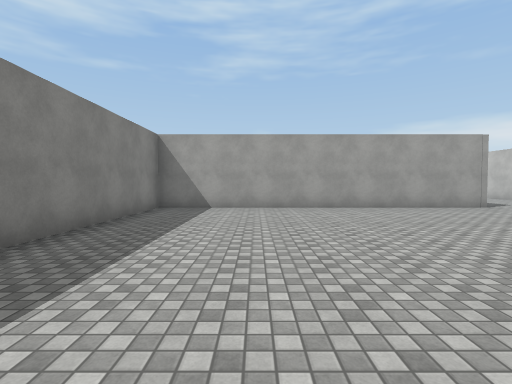
view 1 (above)

18 first-person views from a walk through a Unity game level. The camera is 1.5 m above the floor, tilts 2° down and sees 85° across. The floor is counted in squares, 2 m on a side. Each view is taken from the middle of a square. On the plan, view 1 faces up. The plan holds only what a view shows up to about 10 squares ahead; the rest is blank. The place goes on beyond the plan. The player is left out. Surface patterns are stand-ins for the level's own textures.

view 2
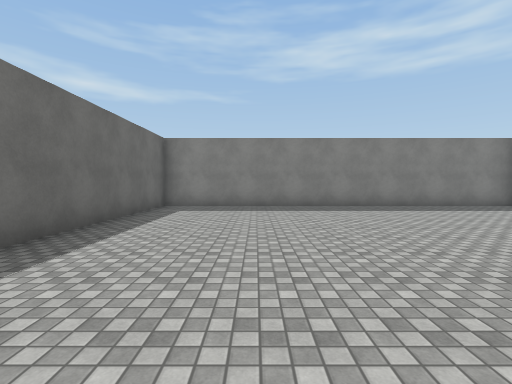

view 3
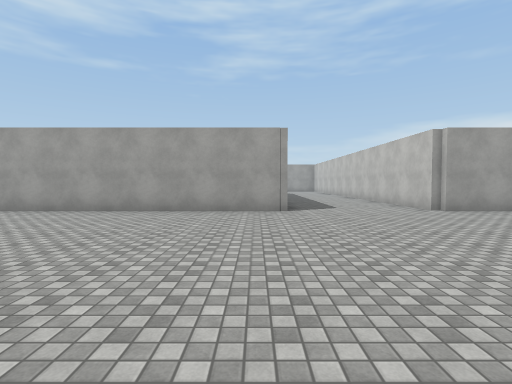

view 4
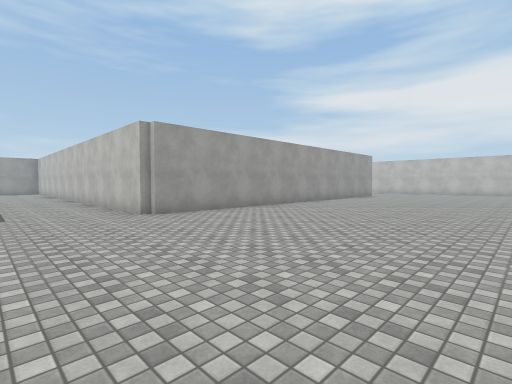

view 5
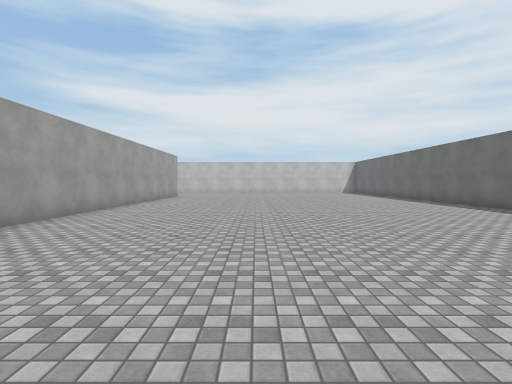

view 6
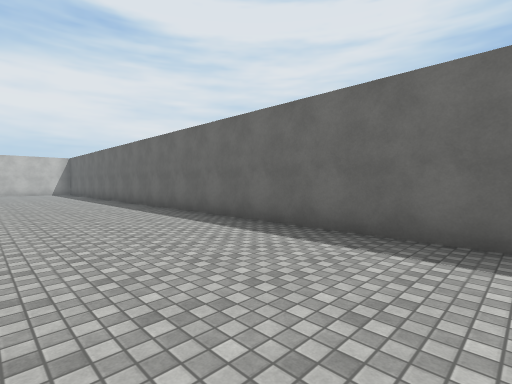

view 7
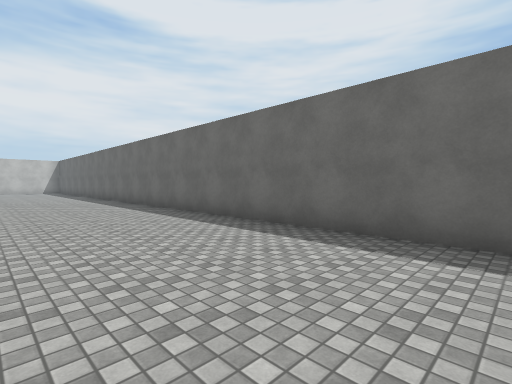

view 8
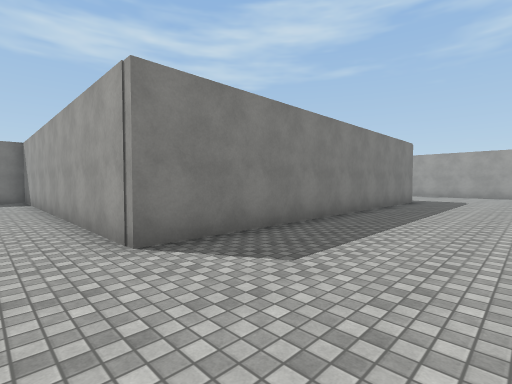

view 9
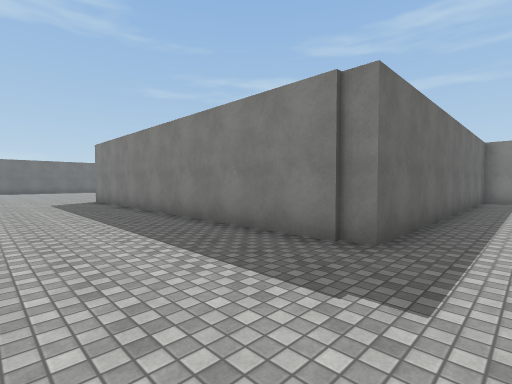

view 10
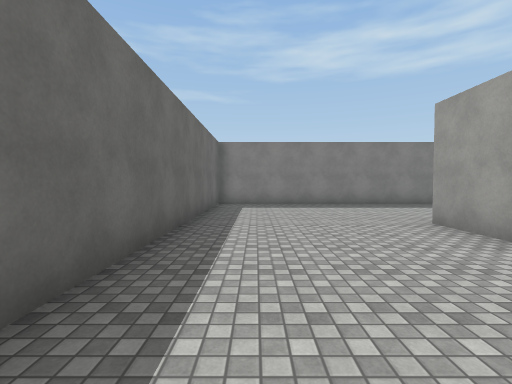

view 11
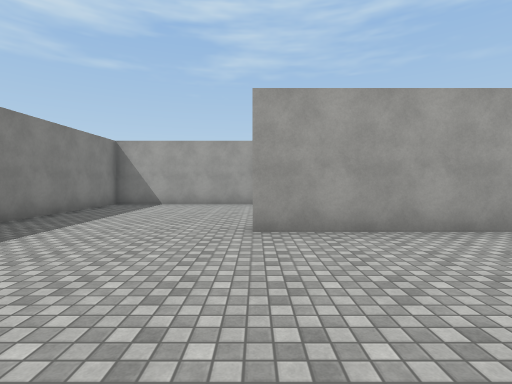

view 12
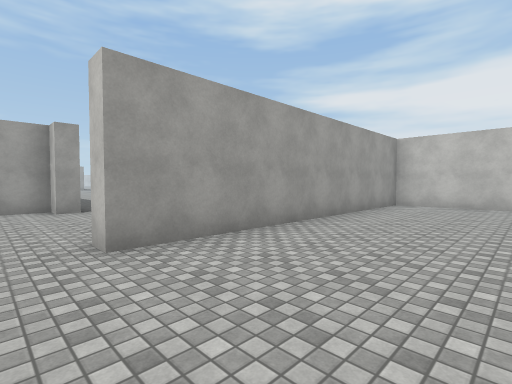

view 13
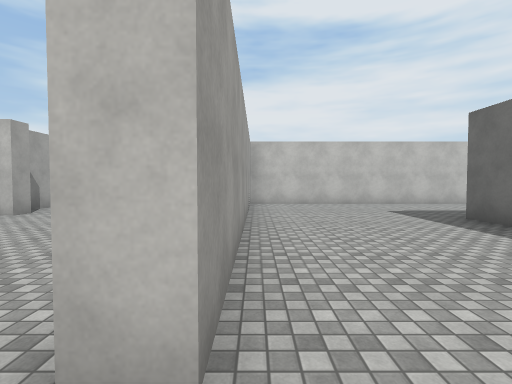

view 14
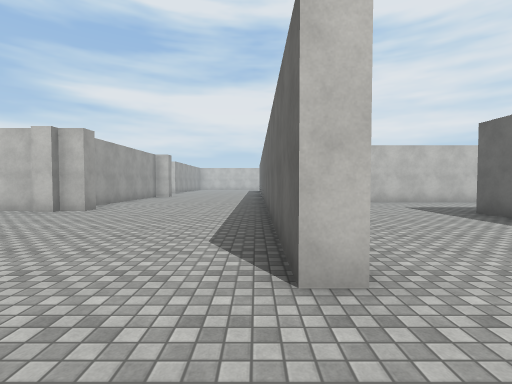

view 15
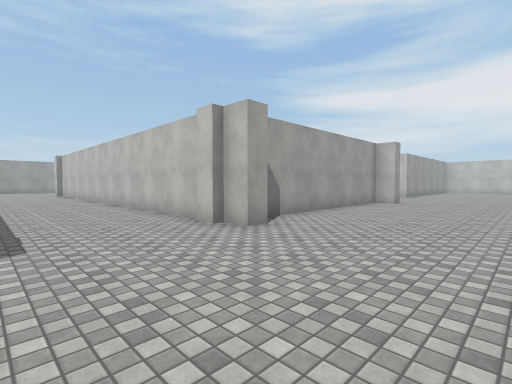

view 16
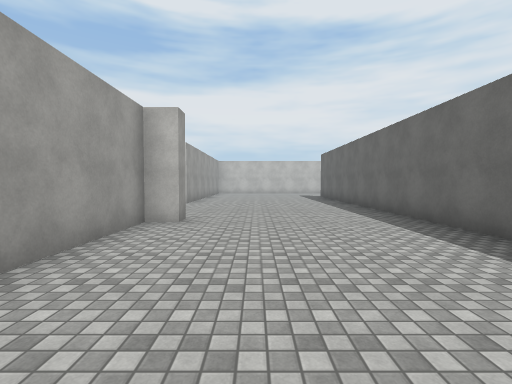

view 17
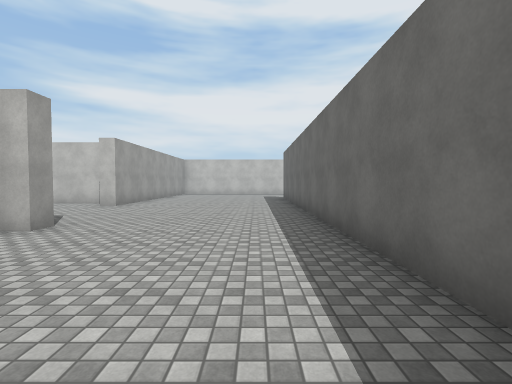

view 18
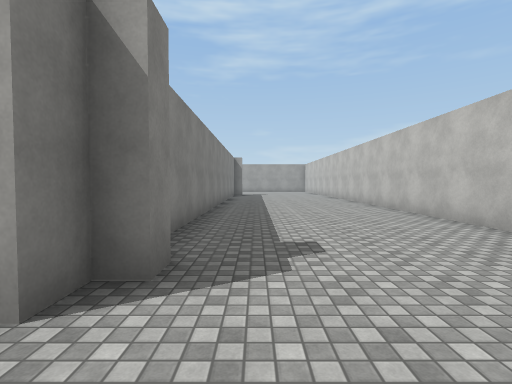

### Floor plan
Points are (right, up) in squares from view 1. A wall is a line through its corners. A room is listed if a view was taken in it or the views show most of it. See-through windows are left out.
Room 1 (views 1, 2, 3, 4, 5, 6, 7, 8, 9, 10, 11, 12, 13, 14, 15, 16, 17, 18)
walls: (10.7, 15.6) (10.7, 23.2) (2, 23.2) (2, 23.7) (9.2, 23.7); (11.4, 23.7) (19.9, 23.7); (18, 8.2) (10.7, 8.2) (10.7, 13.5); (7.7, 28.4) (7.3, 28.4) (7.3, 29.1); (7, 29) (7, 29.6); (2.9, 27.9) (2.3, 27.9) (2.3, 28.4) (-2.9, 28.4) (-2.9, 18.7) (6.8, 18.7) (6.8, 8.2) (-2.9, 8.2) (-2.9, -2.9) (2.9, -2.9); (7.3, 29.8) (7.3, 35.9); (14.3, 29.1) (8.4, 29.1); (15.2, 29.6) (15.2, 29.1) (14.8, 29.1) (14.8, 28.4) (14.3, 28.4); (20, 29.4) (18.8, 29.4) (18.8, 30); (19.9, 30.5) (19.9, 37); (5.1, -2.9) (18.2, -2.9); (14.8, 36.9) (14.8, 31)

Positions as (right, up) in squares from view 1, and headings:
1: (0, 0), facing up
2: (6, 0), facing left
3: (6, 1), facing up
4: (8, 2), facing up-right
5: (8, 4), facing right
6: (8, 1), facing down-right
7: (5, 1), facing down-right
8: (10, 7), facing up-left
9: (10, 20), facing down-left
10: (7, 20), facing left
11: (2, 19), facing up
12: (1, 20), facing up-right
13: (1, 23), facing right
14: (0, 24), facing right
15: (4, 25), facing up-right
16: (9, 27), facing right
17: (10, 25), facing right
18: (16, 27), facing up
